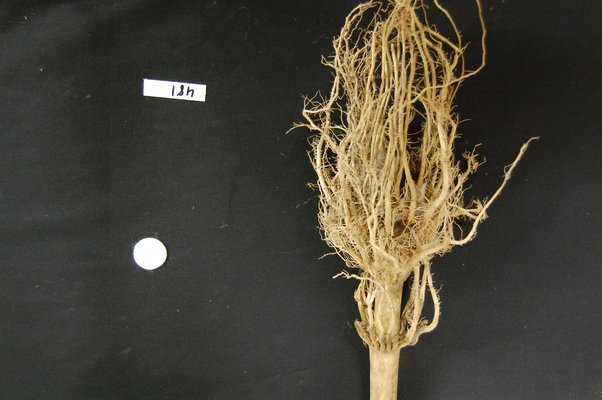
#> input picture python/AI/image2.jpg, 602 x 400 px
$ python thresholding.py
#> lines starting #> are read from the running program, lines starting #| are printed output that depends on the picture; after the words box and inside, x2 and y2 are one past the last pixel; in counts of white or black regions, pixels touching at a corner belong together
# -*- coding: utf-8 -*-
"""
Created on Wed Apr  6 19:31:03 2022

@author: user
"""

from skimage import io, viewer
from skimage.color import rgb2gray
import matplotlib.pyplot as plt
from skimage.filters.thresholding import threshold_otsu

img = io.imread('image2.jpg')
#> img is the input picture: shape (400, 602, 3); mean R, G, B 70.5, 66.4, 54.5
gray = rgb2gray(img)
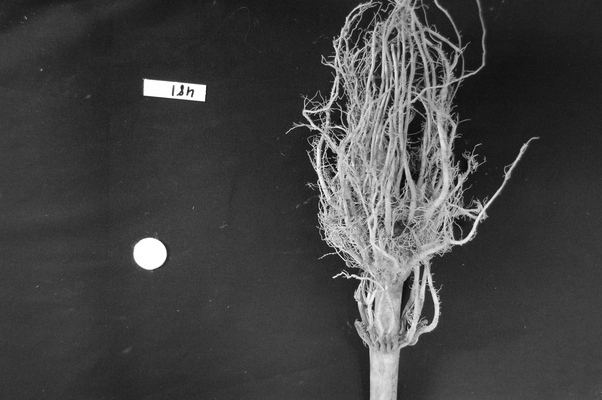
#> gray: shape (400, 602) float64; min 0.00333, max 1, mean 0.26

thresh = threshold_otsu(gray)
#> thresh = 0.43
binary = gray > thresh
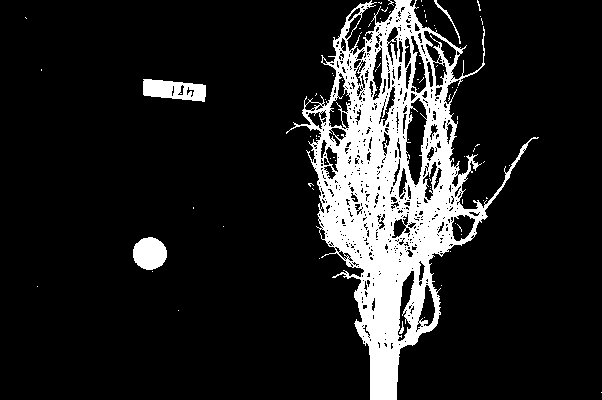
#> binary: shape (400, 602) bool; 13.6% white; 85 white regions (80 under 20 px), largest, box (x1, y1, x2, y2) and area: (286, 0, 539, 400) 30527, (143, 79, 206, 102) 1009, (133, 237, 167, 270) 872, (434, 0, 461, 44) 102, (399, 321, 404, 334) 28

fig,axes = plt.subplots(1, 2, figsize = (8,4))
ax = axes.ravel()

ax[0].imshow(img)
ax[0].set_title("Color")
ax[1].imshow(binary, cmap=plt.cm.gray)
ax[1].set_title("binary image")

plt.show()
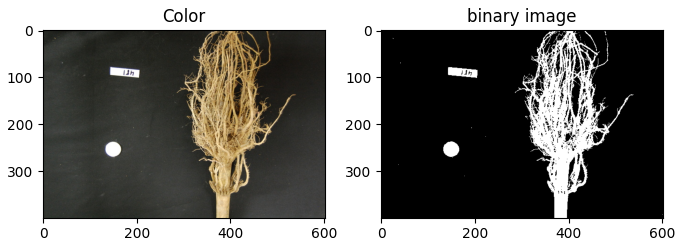
#> figure drawn by matplotlib, 2 panels

$ run again, with python/AI/image1.jpg copied over python/AI/image2.jpg
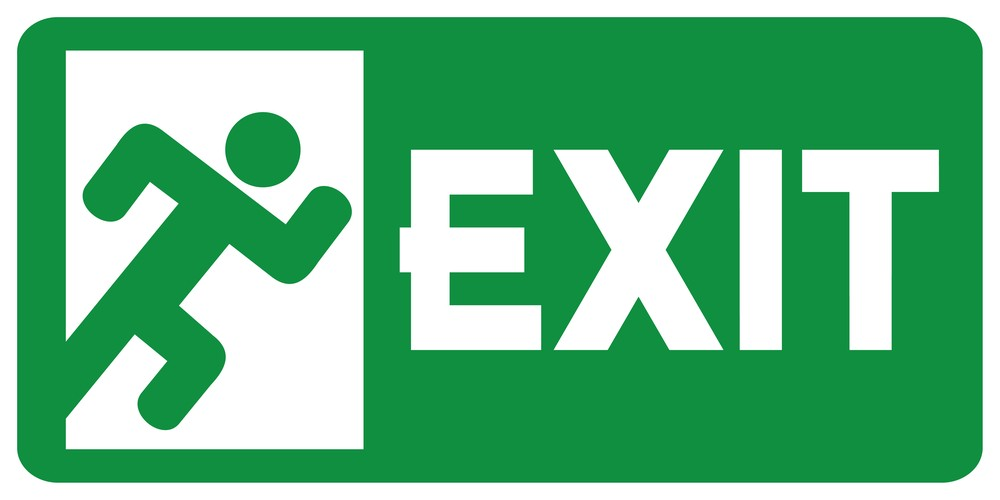
#> input picture python/AI/image1.jpg, 1000 x 500 px
#> img is the input picture: shape (500, 1000, 3); mean R, G, B 106.7, 185.2, 136.4
#> thresh = 0.713
#> `binary = gray > thresh`:
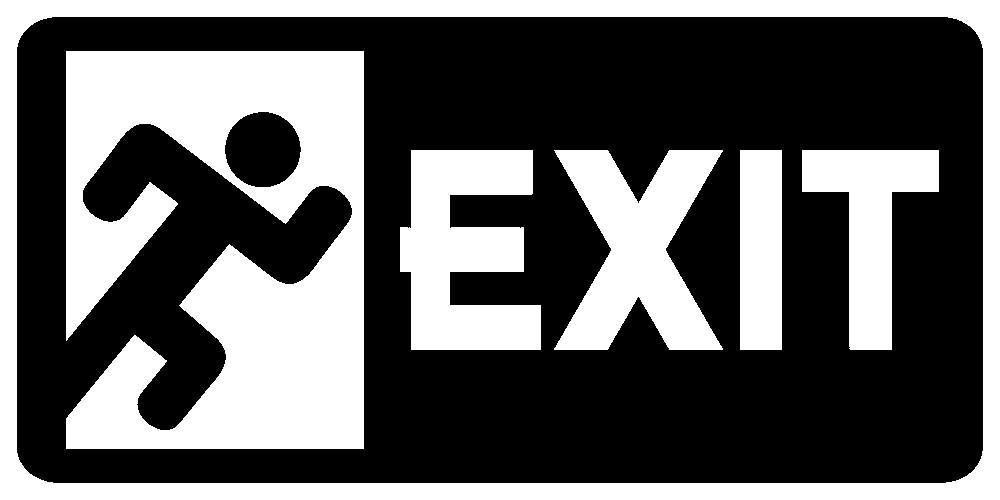
#> binary: shape (500, 1000) bool; 37.9% white; 6 white regions, box (x1, y1, x2, y2) and area: (66, 51, 364, 449) 79073, (0, 0, 1000, 500) 51129, (400, 150, 541, 350) 19450, (554, 150, 723, 350) 19135, (802, 150, 939, 350) 12546, (740, 150, 782, 350) 8400
#> `plt.show()`:
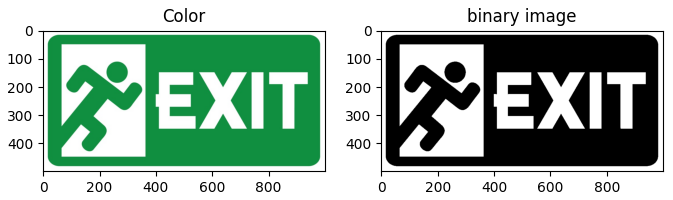
#> figure drawn by matplotlib, 2 panels

$ run again, with python/AI/image3.jpg copied over python/AI/image2.jpg
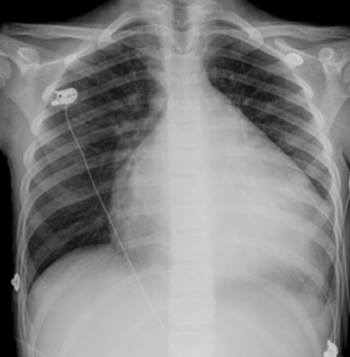
#> input picture python/AI/image3.jpg, 350 x 357 px
#> img is the input picture: shape (357, 350, 3); min 0, max 213, mean 131.2
#> thresh = 0.452
#> `binary = gray > thresh`:
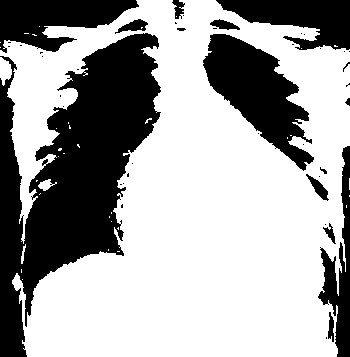
#> binary: shape (357, 350) bool; 64.8% white; 43 black regions (29 under 20 px), largest, box (x1, y1, x2, y2) and area: (0, 33, 161, 357) 24970, (203, 34, 314, 171) 6962, (0, 0, 139, 53) 4371
#> `plt.show()`:
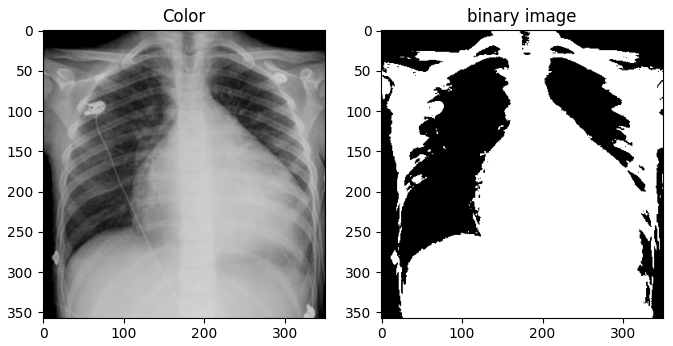
#> figure drawn by matplotlib, 2 panels
